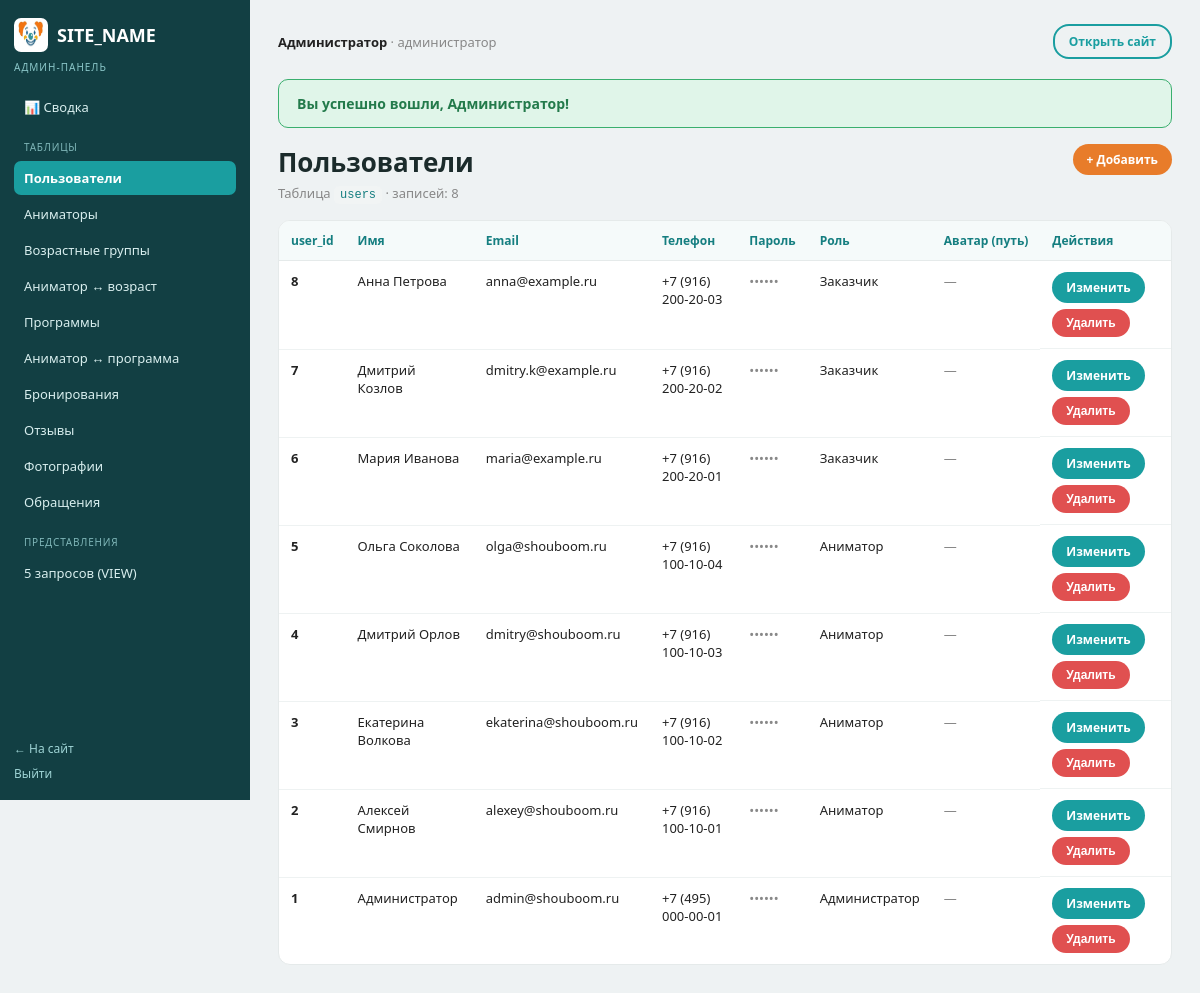
The page /admin/index.php?page=table&table=users (signed in) on the database its author committed.
### tables this page shows
CREATE TABLE IF NOT EXISTS users (
  user_id    INT UNSIGNED NOT NULL AUTO_INCREMENT,
  name       VARCHAR(100) NOT NULL,
  email      VARCHAR(150) NOT NULL,
  phone      VARCHAR(30)  NOT NULL,
  password   VARCHAR(255) NOT NULL,
  role       ENUM('customer','animator','admin') NOT NULL DEFAULT 'customer',
  avatar     VARCHAR(255) DEFAULT NULL,
  created_at TIMESTAMP NOT NULL DEFAULT CURRENT_TIMESTAMP,
  PRIMARY KEY (user_id),
  UNIQUE KEY uq_users_email (email),
  UNIQUE KEY uq_users_phone (phone)
);

### functions.php (called while the page is built, shortened)
<?php
function e($value): string
{
    return htmlspecialchars((string)$value, ENT_QUOTES | ENT_SUBSTITUTE, 'UTF-8');
}
function current_user(): ?array
{
    return [
        'user_id' => (int)$_SESSION['user_id'],
        'name'    => $_SESSION['user_name'] ?? '',
        'role'    => $_SESSION['user_role'] ?? 'customer',
        'email'   => $_SESSION['user_email'] ?? '',
        'phone'   => $_SESSION['user_phone'] ?? '',
    ];
}
function take_flashes(): array
{
    $items = $_SESSION['flash'] ?? [];
    return $items;
}

### admin/index.php (the view, shortened to what this page needs)
<?php
require_once __DIR__ . '/../db.php';
function admin_value(PDO $pdo, string $fieldName, array $field, $value): string
{
    $type = $field['type'] ?? 'text';
    if ($value === null || $value === '') {
        return '<span class="muted">—</span>';
    }
    if ($type === 'password') {
        return '<span class="muted">••••••</span>';
    }
    if ($type === 'select' && isset($field['options'][$value])) {
        return e($field['options'][$value]);
    }
    return e($value);
}
$page = $_GET['page'] ?? 'dashboard';
$table = $_GET['table'] ?? '';
$action = $_GET['action'] ?? '';
$adminUser = current_user();
$flashes = take_flashes();
?>
<!DOCTYPE html>
<html lang="ru">
<head>
<link rel="stylesheet" href="../style.css">
</head>
<body class="admin-body">
<div class="admin-shell">
  <aside class="admin-sidebar">
    <a href="../index.php" class="admin-logo"><img src="../logo.png" alt=""><span><?= e(SITE_NAME) ?></span></a>
    <div class="admin-caption">Админ-панель</div>
    <nav class="admin-nav">
      <a href="index.php?page=dashboard" class="<?= $page === 'dashboard' ? 'active' : '' ?>">📊 Сводка</a>
      <div class="admin-nav-title">Таблицы</div>
      <?php foreach ($TABLES as $t => $m): ?>
        <a href="index.php?page=table&table=<?= e($t) ?>" class="<?= $page === 'table' && $table === $t ? 'active' : '' ?>"><?= e($m['label']) ?></a>
      <?php endforeach; ?>
      <div class="admin-nav-title">Представления</div>
      <a href="index.php?page=views" class="<?= $page === 'views' ? 'active' : '' ?>">5 запросов (VIEW)</a>
    </nav>
    <div class="admin-sidebar-footer">
      <a href="../index.php">← На сайт</a>
      <a href="../logout.php">Выйти</a>
    </div>
  </aside>
  <main class="admin-main">
    <header class="admin-topbar">
      <div>
        <b><?= e($adminUser['name']) ?></b>
        <span class="muted">· администратор</span>
      </div>
      <a href="../index.php" class="btn-ghost btn-small">Открыть сайт</a>
    </header>
    <?php foreach ($flashes as $f): ?>
      <div class="alert alert-<?= e($f['type']) ?>"><?= e($f['message']) ?></div>
    <?php endforeach; ?>
    <?php if ($page === 'dashboard'): ?>
      <?php
      $stats = [
          'Пользователи' => (int)$pdo->query('SELECT COUNT(*) FROM users')->fetchColumn(),
          'Аниматоры' => (int)$pdo->query('SELECT COUNT(*) FROM animators')->fetchColumn(),
          'Бронирования' => (int)$pdo->query('SELECT COUNT(*) FROM bookings')->fetchColumn(),
          'Отзывы' => (int)$pdo->query('SELECT COUNT(*) FROM reviews')->fetchColumn(),
          'Фотографии' => (int)$pdo->query('SELECT COUNT(*) FROM photos')->fetchColumn(),
          'Обращения' => (int)$pdo->query('SELECT COUNT(*) FROM contact_requests')->fetchColumn(),
      ];
      $latest = $pdo->query('SELECT b.*, u.name AS animator_name FROM bookings b JOIN animators a ON a.animator_id=b.animator_id JOIN users u ON u.user_id=a.user_id ORDER BY b.created_at DESC LIMIT 8')->fetchAll();
      ?>
      <h1 class="admin-title">Сводка</h1>
      <div class="stats-grid">
        <?php foreach ($stats as $label => $value): ?>
          <div class="stat-card"><b><?= $value ?></b><span><?= e($label) ?></span></div>
        <?php endforeach; ?>
      </div>
      <h2 class="admin-subtitle">Последние бронирования</h2>
      <div class="table-wrap">
        <table class="data-table">
          <thead><tr><th>№</th><th>Дата</th><th>Аниматор</th><th>Клиент</th><th>Статус</th><th>Сумма</th></tr></thead>
          <tbody>
            <?php foreach ($latest as $b): ?>
              <tr>
                <td><?= (int)$b['booking_id'] ?></td>
                <td><?= e(format_date($b['event_date'])) ?> <?= e(format_time($b['event_time'])) ?></td>
                <td><?= e($b['animator_name']) ?></td>
                <td><?= e($b['contact_name']) ?></td>
                <td><span class="status-badge <?= e(status_class($b['status'])) ?>"><?= e(status_label($b['status'])) ?></span></td>
                <td><?= format_price($b['total_price']) ?></td>
              </tr>
            <?php endforeach; ?>
          </tbody>
        </table>
      </div>
    <?php elseif ($page === 'table'): ?>
      <?php
      $meta = $TABLES[$table] ?? null;
      ?>
      <?php if ($meta): ?>
        <?php
        $isForm = in_array($action, ['new', 'edit'], true);
        $row = [];
        ?>
        <?php if ($isForm): ?>
          <div class="admin-page-head">
            <div>
              <h1 class="admin-title"><?= $action === 'edit' ? 'Редактирование' : 'Добавление' ?>: <?= e($meta['label']) ?></h1>
              <div class="muted">Таблица <code><?= e($table) ?></code></div>
            </div>
            <a href="index.php?page=table&table=<?= e($table) ?>" class="btn-ghost btn-small">← К списку</a>
          </div>
          <form method="POST" action="index.php?page=table&table=<?= e($table) ?>" class="admin-form">
            <?php csrf_field(); ?>
            <input type="hidden" name="post_action" value="save">
            <input type="hidden" name="table" value="<?= e($table) ?>">
            <input type="hidden" name="id" value="<?= (int)($row[$meta['pk']] ?? 0) ?>">
            <?php foreach ($meta['fields'] as $name => $field): ?>
              <?php
              $type = $field['type'] ?? 'text';
              $value = $row[$name] ?? '';
              $required = !empty($field['required']) && !($name === 'password' && $action === 'edit');
              ?>
              <div class="form-group">
                <label><?= e($field['label']) ?><?= $required ? ' <span class="req">*</span>' : '' ?></label>
                <?php if ($type === 'textarea'): ?>
                  <textarea class="form-input" name="<?= e($name) ?>" rows="4" <?= $required ? 'required' : '' ?>><?= e($value) ?></textarea>
                <?php elseif ($type === 'select'): ?>
                  <select class="form-input" name="<?= e($name) ?>" <?= $required ? 'required' : '' ?>>
                    <?php if (empty($field['required'])): ?><option value="">—</option><?php endif; ?>
                    <?php foreach ($field['options'] as $optValue => $optLabel): ?>
                      <option value="<?= e($optValue) ?>" <?= (string)$value === (string)$optValue ? 'selected' : '' ?>><?= e($optLabel) ?></option>
                    <?php endforeach; ?>
                  </select>
                <?php elseif ($type === 'fk'): ?>
                  <select class="form-input" name="<?= e($name) ?>" <?= $required ? 'required' : '' ?>>
                    <option value="">— не выбрано —</option>
                    <?php foreach (fk_options($pdo, $field) as $optValue => $optLabel): ?>
                      <option value="<?= e($optValue) ?>" <?= (string)$value === (string)$optValue ? 'selected' : '' ?>><?= e($optLabel) ?></option>
                    <?php endforeach; ?>
                  </select>
                <?php elseif ($type === 'checkbox'): ?>
                  <label class="check-row" style="margin-top:4px">
                    <input type="checkbox" name="<?= e($name) ?>" value="1" <?= !empty($value) ? 'checked' : '' ?>>
                    <span>Включено</span>
                  </label>
                <?php else: ?>
                  <input class="form-input" type="<?= e($type) ?>" name="<?= e($name) ?>" value="<?= e($value) ?>"
                    <?= $type === 'number' && !empty($field['step']) ? 'step="' . e($field['step']) . '"' : '' ?>
                    <?= $required ? 'required' : '' ?>>
                <?php endif; ?>
                <?php if (!empty($field['help'])): ?><span class="field-help"><?= e($field['help']) ?></span><?php endif; ?>
              </div>
            <?php endforeach; ?>
            <div style="display:flex;gap:10px;flex-wrap:wrap">
              <button type="submit" class="form-btn" style="max-width:280px">Сохранить</button>
              <a href="index.php?page=table&table=<?= e($table) ?>" class="btn-ghost" style="align-self:center">Отмена</a>
            </div>
          </form>
        <?php else: ?>
          <div class="admin-page-head">
            <div>
              <h1 class="admin-title"><?= e($meta['label']) ?></h1>
              <div class="muted">Таблица <code><?= e($table) ?></code> · записей: <?= (int)$pdo->query('SELECT COUNT(*) FROM `' . $table . '`')->fetchColumn() ?></div>
            </div>
            <a href="index.php?page=table&table=<?= e($table) ?>&action=new" class="btn-orange btn-small">+ Добавить</a>
          </div>
          <?php
          $rows = $pdo->query('SELECT * FROM `' . $table . '` ORDER BY `' . $meta['pk'] . '` DESC LIMIT 200')->fetchAll();
          ?>
          <div class="table-wrap">
            <table class="data-table admin-table">
              <thead>
                <tr>
                  <th><?= e($meta['pk']) ?></th>
                  <?php foreach ($meta['fields'] as $name => $field): ?><th><?= e($field['label']) ?></th><?php endforeach; ?>
                  <th>Действия</th>
                </tr>
              </thead>
              <tbody>
                <?php foreach ($rows as $r): ?>
                  <tr>
                    <td><b><?= e($r[$meta['pk']]) ?></b></td>
                    <?php foreach ($meta['fields'] as $name => $field): ?>
                      <td><?= admin_value($pdo, $name, $field, $r[$name] ?? null) ?></td>
                    <?php endforeach; ?>
                    <td class="admin-actions">
                      <a class="btn-teal btn-small" href="index.php?page=table&table=<?= e($table) ?>&action=edit&id=<?= (int)$r[$meta['pk']] ?>">Изменить</a>
                      <form method="POST" action="index.php?page=table&table=<?= e($table) ?>" style="display:inline">
                        <button class="btn-danger btn-small" type="submit" data-confirm="Удалить запись #<?= (int)$r[$meta['pk']] ?>?">Удалить</button>
                      </form>
                    </td>
                  </tr>
                <?php endforeach; ?>
              </tbody>
            </table>
          </div>
        <?php endif; ?>
      <?php endif; ?>
    <?php endif; ?>
  </main>
</div>
</body>
</html>

### style.css (style rules this page uses)
*, *::before, *::after { box-sizing: border-box; margin: 0; padding: 0; }
body { font-family: 'Segoe UI', Arial, sans-serif; background: #f5f5f5; color: #222; min-height: 100vh; display: flex; flex-direction: column; }
a { text-decoration: none; color: inherit; }
.btn-orange { display: inline-block; background: #e87c2a; color: white; font-size: 15px; font-weight: 700; padding: 12px 28px; border-radius: 24px; border: none; cursor: pointer; transition: background 0.15s; }
.btn-teal { display: inline-block; background: #1a9ea0; color: white; font-size: 14px; font-weight: 600; padding: 10px 20px; border-radius: 6px; border: none; cursor: pointer; transition: background 0.15s; }
.muted { color: #888; font-size: 13px; }
code { background: #f1f4f4; color: #157e80; padding: 2px 6px; border-radius: 5px; font-size: 12px; }
.btn-ghost { display: inline-block; background: transparent; color: #1a9ea0; border: 2px solid #1a9ea0; padding: 10px 22px; border-radius: 24px; font-size: 14px; font-weight: 700; cursor: pointer; transition: all .15s; }
.btn-danger { display: inline-block; background: #e05050; color: #fff; border: none; padding: 10px 18px; border-radius: 20px; font-size: 13px; font-weight: 700; cursor: pointer; transition: background .15s; }
.btn-small { padding: 7px 14px; font-size: 12px; border-radius: 16px; }
.alert { padding: 13px 18px; border-radius: 10px; font-size: 14px; font-weight: 600; margin-bottom: 16px; line-height: 1.5; }
.alert-success { background: #e0f5e9; border: 1px solid #3aaf6e; color: #237a4b; }
.table-wrap { overflow-x: auto; background: #fff; border: 1px solid #e5eaea; border-radius: 12px; }
.data-table { width: 100%; border-collapse: collapse; font-size: 13px; min-width: 560px; }
.data-table th { background: #f5fafa; color: #157e80; text-align: left; font-size: 12px; padding: 11px 12px; white-space: nowrap; border-bottom: 1px solid #e5eaea; }
.data-table td { padding: 11px 12px; border-bottom: 1px solid #eef2f2; vertical-align: top; }
.data-table tbody tr:last-child td { border-bottom: none; }
.admin-body { background: #eef2f3; }
.admin-shell { display: grid; grid-template-columns: 250px 1fr; min-height: 100vh; }
.admin-sidebar { background: #123f43; color: #d8eeee; padding: 18px 14px; display: flex; flex-direction: column; position: sticky; top: 0; height: 100vh; overflow-y: auto; }
.admin-logo { display: flex; align-items: center; gap: 9px; color: #fff; font-weight: 800; font-size: 18px; margin-bottom: 8px; }
.admin-logo img { width: 34px; height: 34px; background: #fff; border-radius: 7px; padding: 2px; }
.admin-caption { font-size: 10px; letter-spacing: 1px; text-transform: uppercase; color: #8bc7c9; margin-bottom: 16px; }
.admin-nav { display: flex; flex-direction: column; gap: 2px; }
.admin-nav a { color: #d8eeee; font-size: 13px; padding: 8px 10px; border-radius: 7px; }
.admin-nav a.active { background: #1a9ea0; color: #fff; font-weight: 700; }
.admin-nav-title { font-size: 10px; text-transform: uppercase; letter-spacing: .8px; color: #7fb6b8; margin: 14px 10px 5px; }
.admin-sidebar-footer { margin-top: auto; padding-top: 18px; display: flex; flex-direction: column; gap: 8px; }
.admin-sidebar-footer a { color: #9ed3d4; font-size: 12px; }
.admin-main { padding: 24px 28px 40px; min-width: 0; }
.admin-topbar { display: flex; justify-content: space-between; align-items: center; margin-bottom: 20px; font-size: 13px; }
.admin-title { font-size: 26px; color: #1b2b2b; margin-bottom: 4px; }
.admin-page-head { display: flex; justify-content: space-between; align-items: flex-start; gap: 16px; margin-bottom: 18px; flex-wrap: wrap; }
.admin-actions { display: flex; gap: 6px; flex-wrap: wrap; align-items: center; }
.admin-table td { max-width: 260px; }

### rows shown on the page
users: user_id "8", name "Анна Петрова", email "anna@example.ru", phone "+7 (916) 200-20-03", role "Заказчик"
users: user_id "7", name "Дмитрий Козлов", email "dmitry.k@example.ru", phone "+7 (916) 200-20-02", role "Заказчик"
users: user_id "6", name "Мария Иванова", email "maria@example.ru", phone "+7 (916) 200-20-01", role "Заказчик"
users: user_id "5", name "Ольга Соколова", email "olga@shouboom.ru", phone "+7 (916) 100-10-04", role "Аниматор"
users: user_id "4", name "Дмитрий Орлов", email "dmitry@shouboom.ru", phone "+7 (916) 100-10-03", role "Аниматор"
users: user_id "3", name "Екатерина Волкова", email "ekaterina@shouboom.ru", phone "+7 (916) 100-10-02", role "Аниматор"
users: user_id "2", name "Алексей Смирнов", email "alexey@shouboom.ru", phone "+7 (916) 100-10-01", role "Аниматор"
users: user_id "1", name "Администратор", email "admin@shouboom.ru", phone "+7 (495) 000-00-01", role "Администратор"

### other values the page prints
SITE_NAME "SITE_NAME"
$m['label'] "Пользователи"
$m['label'] "Аниматоры"
$m['label'] "Возрастные группы"
$m['label'] "Аниматор ↔ возраст"
$m['label'] "Программы"
$m['label'] "Аниматор ↔ программа"
$m['label'] "Бронирования"
$m['label'] "Отзывы"
$m['label'] "Фотографии"
$m['label'] "Обращения"
$adminUser['name'] "Администратор"
$f['message'] "Вы успешно вошли, Администратор!"
$meta['label'] "Пользователи"
$table "users"
